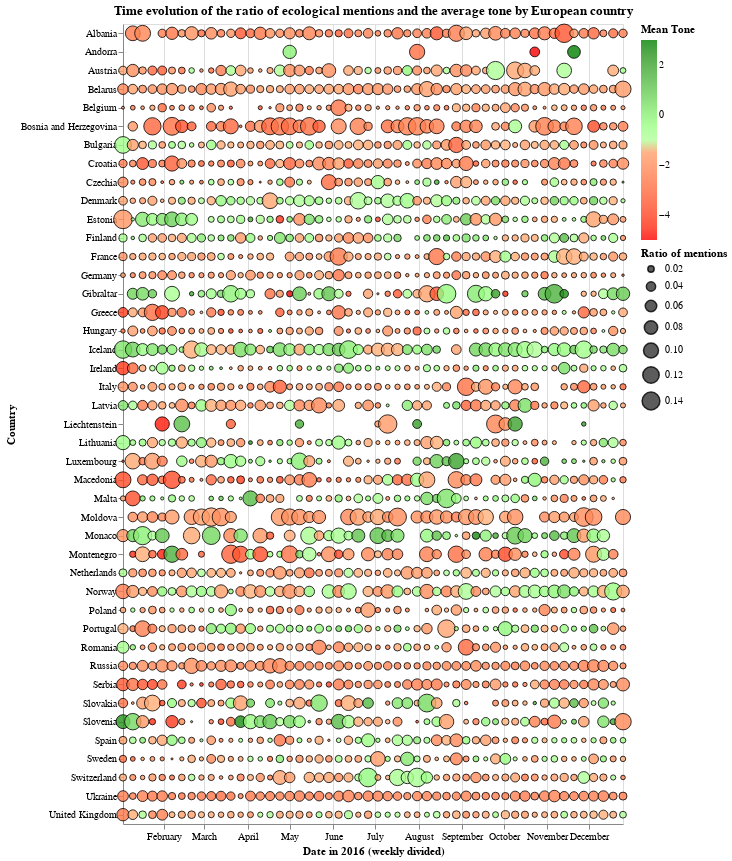

Notebook code cell kept with this figure:
### Code cell
circle_scatter_plot(counts_2016,2016)

### Figure 1 — Vega-Lite specification as saved in the notebook (floating-point values rounded to 4 significant figures; data arrays with more than 128 entries replaced by an {"elided": "..."} marker saying what was removed)
{"$schema": "https://vega.github.io/schema/vega-lite/v2.6.0.json", "config": {"view": {"height": 300, "width": 400}}, "data": {"name": "data-590fe0e66fee9b15be7beb6101873b8c"}, "datasets": {"data-590fe0e66fee9b15be7beb6101873b8c": {"elided": "2030 records"}}, "encoding": {"color": {"field": "tone_mean", "legend": {"title": "Mean Tone"}, "scale": {"domain": [-5, 3], "range": ["red", "white", "green"]}, "type": "quantitative"}, "size": {"field": "Ratio", "legend": {"title": "Ratio of mentions"}, "scale": {"domain": [0.004263, 0.1591]}, "type": "quantitative"}, "x": {"axis": {"labelAngle": 0, "title": "Date in 2016 (weekly divided)"}, "field": "DATE", "type": "temporal"}, "y": {"field": "Country", "type": "nominal"}}, "height": 800, "mark": {"opacity": 0.8, "stroke": "black", "strokeWidth": 1, "type": "circle"}, "title": "Time evolution of the ratio of ecological mentions and the average tone by European country", "width": 500}
